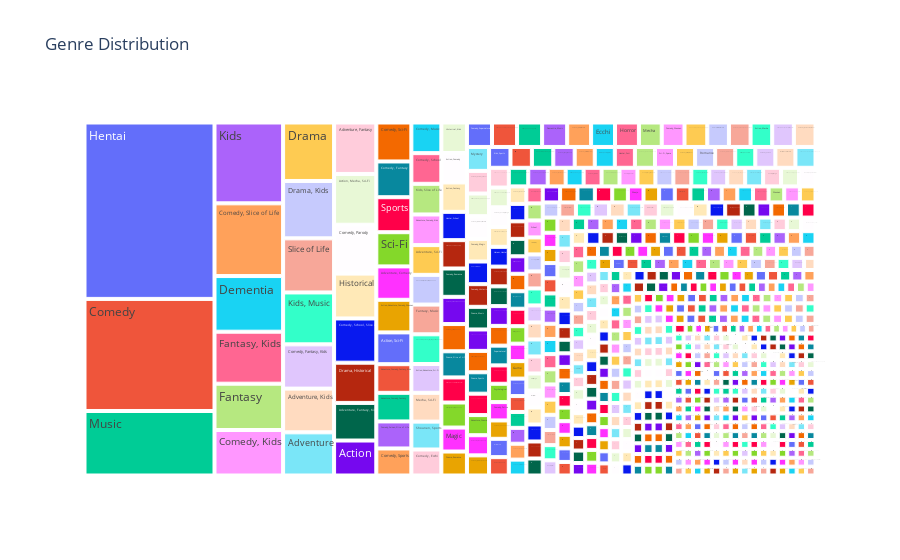

The notebook cell this image was saved under:
### Code cell
fig = px.treemap(genreDf, path=['genre'], values='count', title="Genre Distribution")
fig.show()

### Figure 1 — Plotly figure (JSON) as saved in the notebook; plotly's stock layout.template omitted (floating-point values rounded to 4 significant figures; data arrays with more than 128 entries replaced by an {"elided": "..."} marker saying what was removed)
{"data": [{"branchvalues": "total", "domain": {"x": [0, 1], "y": [0, 1]}, "hovertemplate": "labels=%{label}<br>count=%{value}<br>parent=%{parent}<br>id=%{id}<extra></extra>", "ids": {"elided": "792 str values"}, "labels": {"elided": "792 str values"}, "name": "", "parents": {"elided": "792 str values"}, "type": "treemap", "values": {"elided": "792 float values"}}], "layout": {"legend": {"tracegroupgap": 0}, "title": {"text": "Genre Distribution"}}}
